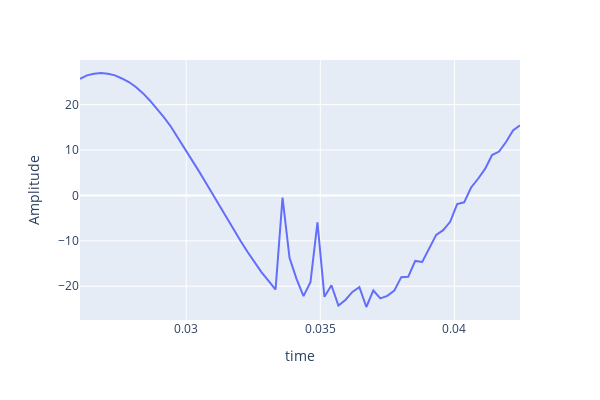
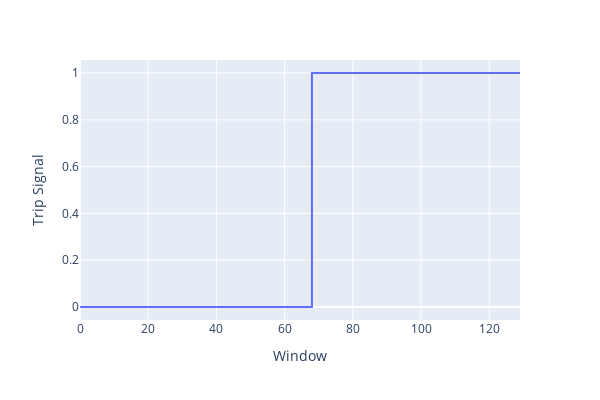

The notebook cell these images were saved under, in order:
### Code cell
def update_fig(fig):
    fig.update_traces(line_color="#EEEEEE", line_width=2)
    fig.update_layout(
        paper_bgcolor="#222831",
        plot_bgcolor="#393E46",
        font_color="whitesmoke",
    )
    fig.update_xaxes(showgrid=True, gridwidth=1, gridcolor="#32E0C4")
    fig.update_yaxes(showgrid=True, gridwidth=1, gridcolor="#32E0C4")


signal, t = dataset.__getitem__(2440, data_plot=True)
signal = signal.reshape((-1, 3))
signal = signal[:, 0]
# print(f"Window index: {sample_df.query('indices == 196').index[0]}")
fig = px.line(
    x=t,
    y=signal,
    width=600,
    height=400,
    labels=dict(x="time", y="Amplitude"),
)
# update_fig(fig)
fig.show()
fig = px.line(
    x=sample_df.index,
    y=sample_df["Pred label"],
    width=600,
    height=400,
    labels=dict(x="Window", y="Trip Signal"),
    line_shape="hv",
)
# update_fig(fig)
fig.show()

### Figure 1 — Plotly figure (JSON) as saved in the notebook; plotly's stock layout.template omitted (floating-point values rounded to 4 significant figures)
{"data": [{"hovertemplate": "time=%{x}<br>Amplitude=%{y}<extra></extra>", "legendgroup": "", "line": {"color": "#636efa", "dash": "solid"}, "marker": {"symbol": "circle"}, "mode": "lines", "name": "", "orientation": "v", "showlegend": false, "type": "scatter", "x": [0.02604, 0.0263, 0.02656, 0.02682, 0.02708, 0.02734, 0.0276, 0.02786, 0.02812, 0.02838, 0.02864, 0.0289, 0.02916, 0.02943, 0.02969, 0.02995, 0.03021, 0.03047, 0.03073, 0.03099, 0.03125, 0.03151, 0.03177, 0.03203, 0.03229, 0.03255, 0.03281, 0.03307, 0.03333, 0.03359, 0.03385, 0.03411, 0.03437, 0.03463, 0.03489, 0.03515, 0.03541, 0.03567, 0.03594, 0.0362, 0.03646, 0.03672, 0.03698, 0.03724, 0.0375, 0.03776, 0.03802, 0.03828, 0.03854, 0.0388, 0.03906, 0.03932, 0.03958, 0.03984, 0.0401, 0.04036, 0.04062, 0.04088, 0.04114, 0.0414, 0.04166, 0.04192, 0.04218, 0.04245], "xaxis": "x", "y": [25.66, 26.43, 26.77, 26.96, 26.81, 26.44, 25.75, 24.97, 23.87, 22.52, 20.91, 19.15, 17.25, 15.17, 12.79, 10.45, 7.968, 5.401, 2.851, 0.2424, -2.438, -5.021, -7.587, -10.04, -12.46, -14.77, -16.93, -18.84, -20.72, -0.4982, -13.74, -18.37, -22.18, -19.09, -5.924, -22.33, -19.79, -24.24, -23.02, -21.26, -20.2, -24.58, -20.94, -22.69, -22.13, -20.98, -18.0, -17.91, -14.42, -14.65, -11.61, -8.684, -7.663, -5.809, -1.91, -1.52, 1.752, 3.665, 5.841, 8.896, 9.663, 11.76, 14.3, 15.42], "yaxis": "y"}], "layout": {"height": 400, "legend": {"tracegroupgap": 0}, "margin": {"t": 60}, "width": 600, "xaxis": {"anchor": "y", "domain": [0, 1], "title": {"text": "time"}}, "yaxis": {"anchor": "x", "domain": [0, 1], "title": {"text": "Amplitude"}}}}

### Figure 2 — Plotly figure (JSON) as saved in the notebook; plotly's stock layout.template omitted (floating-point values rounded to 4 significant figures; data arrays with more than 128 entries replaced by an {"elided": "..."} marker saying what was removed)
{"data": [{"hovertemplate": "Window=%{x}<br>Trip Signal=%{y}<extra></extra>", "legendgroup": "", "line": {"color": "#636efa", "dash": "solid", "shape": "hv"}, "marker": {"symbol": "circle"}, "mode": "lines", "name": "", "orientation": "v", "showlegend": false, "type": "scatter", "x": {"elided": "130 int values"}, "xaxis": "x", "y": {"elided": "130 int values"}, "yaxis": "y"}], "layout": {"height": 400, "legend": {"tracegroupgap": 0}, "margin": {"t": 60}, "width": 600, "xaxis": {"anchor": "y", "domain": [0, 1], "title": {"text": "Window"}}, "yaxis": {"anchor": "x", "domain": [0, 1], "title": {"text": "Trip Signal"}}}}
